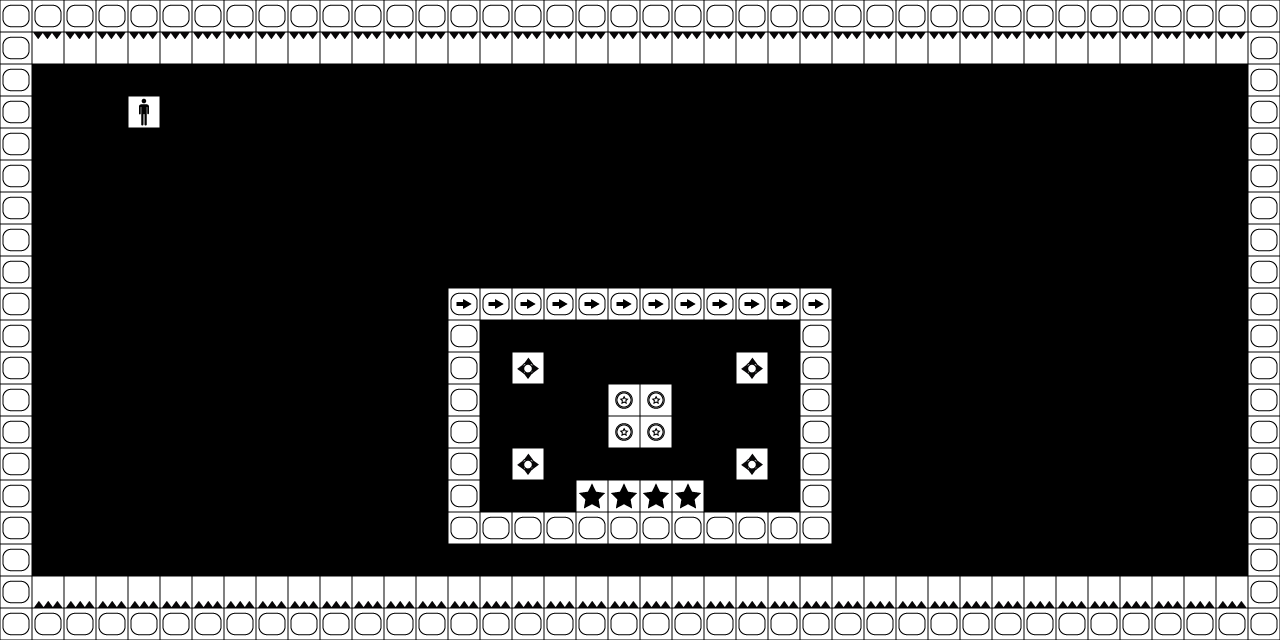

This game map was drawn from its Tiled (.tmx) file and the tilesets committed beside it. A one-line description and the full map source follow:
An orthogonal 40x20 tile map with 32x32 px tiles, 1 tile layer (Camada de Tiles 1).

<map version="1.0" tiledversion="1.0.3" orientation="orthogonal" renderorder="right-down" width="40" height="20" tilewidth="32" tileheight="32" nextobjectid="1">
 <tileset firstgid="1" source="TilesLegenda.tsx" />
 <layer name="Camada de Tiles 1" width="40" height="20">
  <data encoding="csv">
6,6,6,6,6,6,6,6,6,6,6,6,6,6,6,6,6,6,6,6,6,6,6,6,6,6,6,6,6,6,6,6,6,6,6,6,6,6,6,6,
6,2,2,2,2,2,2,2,2,2,2,2,2,2,2,2,2,2,2,2,2,2,2,2,2,2,2,2,2,2,2,2,2,2,2,2,2,2,2,6,
6,0,0,0,0,0,0,0,0,0,0,0,0,0,0,0,0,0,0,0,0,0,0,0,0,0,0,0,0,0,0,0,0,0,0,0,0,0,0,6,
6,0,0,0,3,0,0,0,0,0,0,0,0,0,0,0,0,0,0,0,0,0,0,0,0,0,0,0,0,0,0,0,0,0,0,0,0,0,0,6,
6,0,0,0,0,0,0,0,0,0,0,0,0,0,0,0,0,0,0,0,0,0,0,0,0,0,0,0,0,0,0,0,0,0,0,0,0,0,0,6,
6,0,0,0,0,0,0,0,0,0,0,0,0,0,0,0,0,0,0,0,0,0,0,0,0,0,0,0,0,0,0,0,0,0,0,0,0,0,0,6,
6,0,0,0,0,0,0,0,0,0,0,0,0,0,0,0,0,0,0,0,0,0,0,0,0,0,0,0,0,0,0,0,0,0,0,0,0,0,0,6,
6,0,0,0,0,0,0,0,0,0,0,0,0,0,0,0,0,0,0,0,0,0,0,0,0,0,0,0,0,0,0,0,0,0,0,0,0,0,0,6,
6,0,0,0,0,0,0,0,0,0,0,0,0,0,0,0,0,0,0,0,0,0,0,0,0,0,0,0,0,0,0,0,0,0,0,0,0,0,0,6,
6,0,0,0,0,0,0,0,0,0,0,0,0,0,10,10,10,10,10,10,10,10,10,10,10,10,0,0,0,0,0,0,0,0,0,0,0,0,0,6,
6,0,0,0,0,0,0,0,0,0,0,0,0,0,6,0,0,0,0,0,0,0,0,0,0,6,0,0,0,0,0,0,0,0,0,0,0,0,0,6,
6,0,0,0,0,0,0,0,0,0,0,0,0,0,6,0,14,0,0,0,0,0,0,14,0,6,0,0,0,0,0,0,0,0,0,0,0,0,0,6,
6,0,0,0,0,0,0,0,0,0,0,0,0,0,6,0,0,0,0,5,5,0,0,0,0,6,0,0,0,0,0,0,0,0,0,0,0,0,0,6,
6,0,0,0,0,0,0,0,0,0,0,0,0,0,6,0,0,0,0,5,5,0,0,0,0,6,0,0,0,0,0,0,0,0,0,0,0,0,0,6,
6,0,0,0,0,0,0,0,0,0,0,0,0,0,6,0,14,0,0,0,0,0,0,14,0,6,0,0,0,0,0,0,0,0,0,0,0,0,0,6,
6,0,0,0,0,0,0,0,0,0,0,0,0,0,6,0,0,0,9,9,9,9,0,0,0,6,0,0,0,0,0,0,0,0,0,0,0,0,0,6,
6,0,0,0,0,0,0,0,0,0,0,0,0,0,6,6,6,6,6,6,6,6,6,6,6,6,0,0,0,0,0,0,0,0,0,0,0,0,0,6,
6,0,0,0,0,0,0,0,0,0,0,0,0,0,0,0,0,0,0,0,0,0,0,0,0,0,0,0,0,0,0,0,0,0,0,0,0,0,0,6,
6,1,1,1,1,1,1,1,1,1,1,1,1,1,1,1,1,1,1,1,1,1,1,1,1,1,1,1,1,1,1,1,1,1,1,1,1,1,1,6,
6,6,6,6,6,6,6,6,6,6,6,6,6,6,6,6,6,6,6,6,6,6,6,6,6,6,6,6,6,6,6,6,6,6,6,6,6,6,6,6
</data>
 </layer>
</map>
